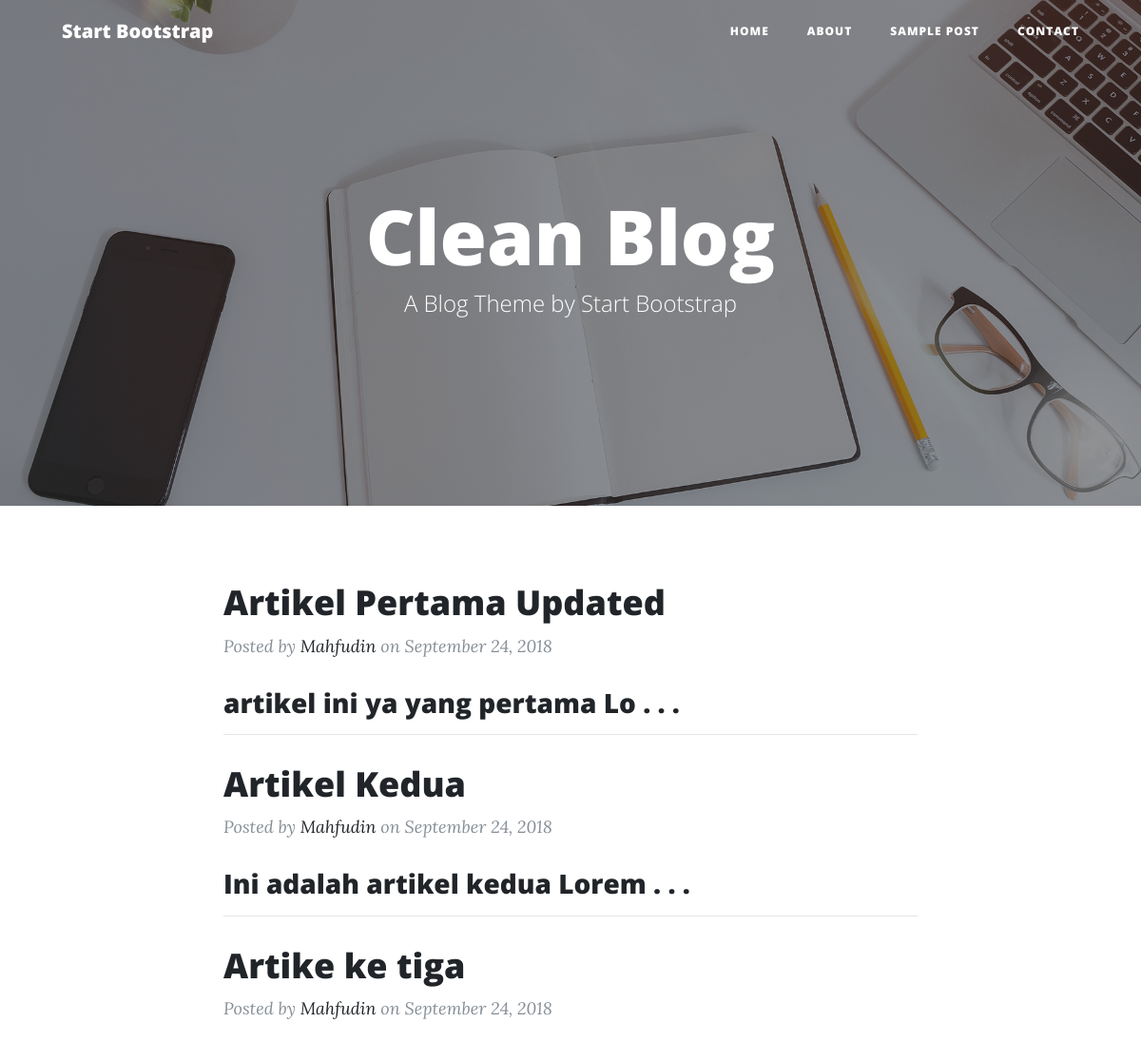
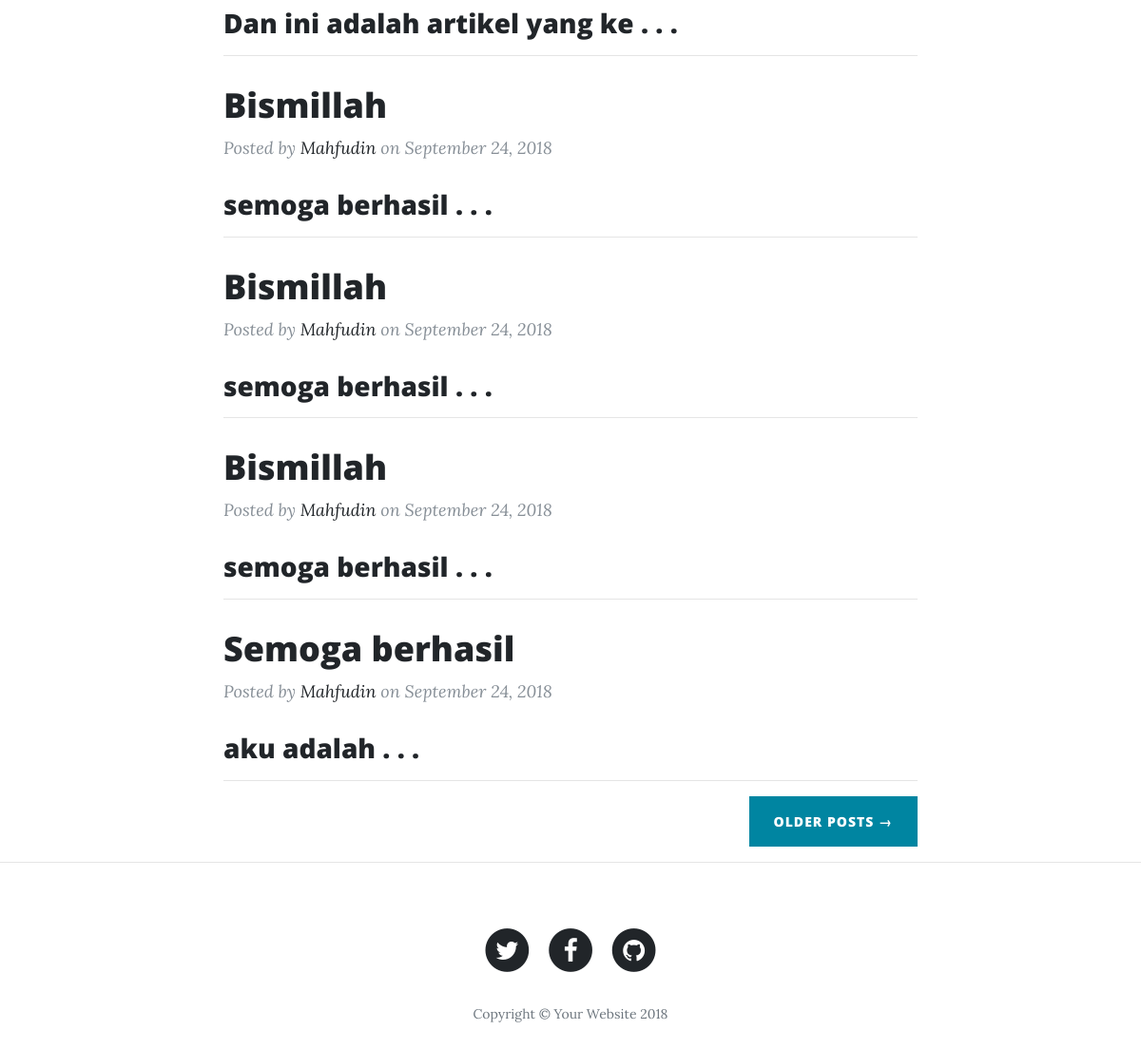
The page / on the database its author committed (2 pictures, top to bottom).
### tables this page shows
CREATE TABLE `posts` (
  `id` int(100) NOT NULL,
  `judul` varchar(100) NOT NULL,
  `konten` text NOT NULL
);

### index.php (the view)
<?php
include_once('config.php');
$data = mysqli_query($conn,'SELECT * FROM posts');
$posts = mysqli_fetch_all($data, MYSQLI_ASSOC);
$judul = "Clean Blog";
$subjudul = "A Blog Theme by Start Bootstrap";
$url_banner = "assets/img/home-bg.jpg"; ?>
<?php include('header.php'); ?>
    <div class="container">
      <div class="row">
        <div class="col-lg-8 col-md-10 mx-auto">
        <?php foreach($posts as $post): ?>
          <div class="post-preview">
            <a href="post.php?id=<?php echo $post['id']; ?>">
              <h2 class="post-title">
                <?php echo $post['judul']; ?>
              </h2>
            </a>
            <p class="post-meta">Posted by
              <a href="#">Mahfudin</a>
              on September 24, 2018</p>
              <h3><?php echo substr($post['konten'],0, 30) . ' . . .';  ?> </h3>
          </div>
          <hr>
          <?php endforeach;?>
          <div class="clearfix">
            <a class="btn btn-primary float-right" href="#">Older Posts &rarr;</a>
          </div>
        </div>
      </div>
    </div>
    <hr>
   <?php include('footer.php'); ?>

### header.php (shortened to what this page needs)
<!DOCTYPE html>
<html lang="en">
  <head>
    <link href="assets/vendor/bootstrap/css/bootstrap.min.css" rel="stylesheet">
    <link href="assets/vendor/font-awesome/css/font-awesome.min.css" rel="stylesheet" type="text/css">
    <link href="assets/css/clean-blog.min.css" rel="stylesheet">
  </head>
  <body>
    <nav class="navbar navbar-expand-lg navbar-light fixed-top" id="mainNav">
      <div class="container">
        <a class="navbar-brand" href="index.php">Start Bootstrap</a>
        <div class="collapse navbar-collapse" id="navbarResponsive">
          <ul class="navbar-nav ml-auto">
            <li class="nav-item">
              <a class="nav-link" href="index.php">Home</a>
            </li>
            <li class="nav-item">
              <a class="nav-link" href="about.php">About</a>
            </li>
            <li class="nav-item">
              <a class="nav-link" href="post.php">Sample Post</a>
            </li>
            <li class="nav-item">
              <a class="nav-link" href="contact.php">Contact</a>
            </li>
          </ul>
        </div>
      </div>
    </nav>
    <header class="masthead" style="background-image: url('<?php echo $url_banner; ?>')">
      <div class="overlay"></div>
      <div class="container">
        <div class="row">
          <div class="col-lg-8 col-md-10 mx-auto">
            <div class="site-heading">
              <h1><?php echo $judul; ?></h1>
              <span class="subheading"><?php echo $subjudul; ?></span>
            </div>
          </div>
        </div>
      </div>
    </header>

### footer.php (shortened to what this page needs)
<footer>
      <div class="container">
        <div class="row">
          <div class="col-lg-8 col-md-10 mx-auto">
            <ul class="list-inline text-center">
              <li class="list-inline-item">
                <a href="#">
                  <span class="fa-stack fa-lg">
                    <i class="fa fa-circle fa-stack-2x"></i>
                    <i class="fa fa-twitter fa-stack-1x fa-inverse"></i>
                  </span>
                </a>
              </li>
              <li class="list-inline-item">
                <a href="#">
                  <span class="fa-stack fa-lg">
                    <i class="fa fa-circle fa-stack-2x"></i>
                    <i class="fa fa-facebook fa-stack-1x fa-inverse"></i>
                  </span>
                </a>
              </li>
              <li class="list-inline-item">
                <a href="#">
                  <span class="fa-stack fa-lg">
                    <i class="fa fa-circle fa-stack-2x"></i>
                    <i class="fa fa-github fa-stack-1x fa-inverse"></i>
                  </span>
                </a>
              </li>
            </ul>
            <p class="copyright text-muted">Copyright &copy; Your Website 2018</p>
          </div>
        </div>
      </div>
    </footer>
  </body>
</html>

### rows shown on the page
posts: judul "Artikel Pertama Updated", konten "artikel ini ya yang pertama Lo"
posts: judul "Artikel Kedua", konten "Ini adalah artikel kedua Lorem"
posts: judul "Artike ke tiga", konten "Dan ini adalah artikel yang ke"
posts: judul "Bismillah", konten "semoga berhasil"
posts: judul "Bismillah", konten "semoga berhasil"
posts: judul "Bismillah", konten "semoga berhasil"
posts: judul "Semoga berhasil", konten "aku adalah"

### other values the page prints
$judul "Clean Blog"
$subjudul "A Blog Theme by Start Bootstrap"
